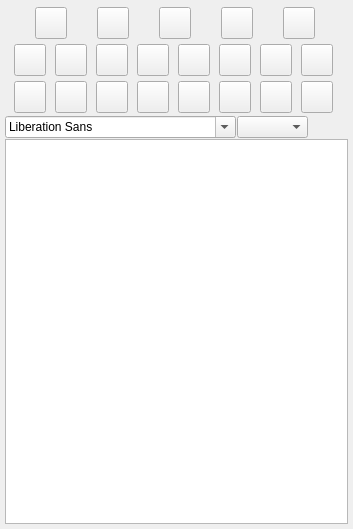
<?xml version="1.0" encoding="UTF-8"?>
<ui version="4.0">
 <class>StoryWidgetClass</class>
 <widget class="QWidget" name="StoryWidgetClass">
  <property name="geometry">
   <rect>
    <x>0</x>
    <y>0</y>
    <width>353</width>
    <height>529</height>
   </rect>
  </property>
  <property name="sizePolicy">
   <sizepolicy hsizetype="Fixed" vsizetype="Fixed">
    <horstretch>0</horstretch>
    <verstretch>0</verstretch>
   </sizepolicy>
  </property>
  <property name="minimumSize">
   <size>
    <width>40</width>
    <height>0</height>
   </size>
  </property>
  <property name="windowTitle">
   <string>Form</string>
  </property>
  <layout class="QVBoxLayout" name="verticalLayout">
   <property name="spacing">
    <number>1</number>
   </property>
   <property name="leftMargin">
    <number>5</number>
   </property>
   <property name="topMargin">
    <number>5</number>
   </property>
   <property name="rightMargin">
    <number>5</number>
   </property>
   <property name="bottomMargin">
    <number>5</number>
   </property>
   <item>
    <widget class="QFrame" name="m_FileButtonsFrame">
     <property name="sizePolicy">
      <sizepolicy hsizetype="Preferred" vsizetype="Fixed">
       <horstretch>0</horstretch>
       <verstretch>0</verstretch>
      </sizepolicy>
     </property>
     <property name="minimumSize">
      <size>
       <width>0</width>
       <height>36</height>
      </size>
     </property>
     <property name="maximumSize">
      <size>
       <width>16777215</width>
       <height>36</height>
      </size>
     </property>
     <property name="frameShape">
      <enum>QFrame::NoFrame</enum>
     </property>
     <property name="frameShadow">
      <enum>QFrame::Plain</enum>
     </property>
     <layout class="QHBoxLayout" name="horizontalLayout">
      <property name="spacing">
       <number>0</number>
      </property>
      <property name="leftMargin">
       <number>0</number>
      </property>
      <property name="topMargin">
       <number>0</number>
      </property>
      <property name="rightMargin">
       <number>0</number>
      </property>
      <property name="bottomMargin">
       <number>0</number>
      </property>
      <item>
       <widget class="VxPushButton" name="m_CreateHyperLinkButton">
        <property name="sizePolicy">
         <sizepolicy hsizetype="Fixed" vsizetype="Fixed">
          <horstretch>32</horstretch>
          <verstretch>32</verstretch>
         </sizepolicy>
        </property>
        <property name="minimumSize">
         <size>
          <width>32</width>
          <height>32</height>
         </size>
        </property>
        <property name="maximumSize">
         <size>
          <width>32</width>
          <height>32</height>
         </size>
        </property>
        <property name="toolTip">
         <string>New File</string>
        </property>
        <property name="text">
         <string/>
        </property>
        <property name="iconSize">
         <size>
          <width>32</width>
          <height>32</height>
         </size>
        </property>
       </widget>
      </item>
      <item>
       <widget class="VxPushButton" name="m_FileNewButton">
        <property name="sizePolicy">
         <sizepolicy hsizetype="Fixed" vsizetype="Fixed">
          <horstretch>32</horstretch>
          <verstretch>32</verstretch>
         </sizepolicy>
        </property>
        <property name="minimumSize">
         <size>
          <width>32</width>
          <height>32</height>
         </size>
        </property>
        <property name="maximumSize">
         <size>
          <width>32</width>
          <height>32</height>
         </size>
        </property>
        <property name="toolTip">
         <string>New File</string>
        </property>
        <property name="text">
         <string/>
        </property>
        <property name="iconSize">
         <size>
          <width>32</width>
          <height>32</height>
         </size>
        </property>
       </widget>
      </item>
      <item>
       <widget class="VxPushButton" name="m_FileOpenButton">
        <property name="sizePolicy">
         <sizepolicy hsizetype="Fixed" vsizetype="Fixed">
          <horstretch>32</horstretch>
          <verstretch>32</verstretch>
         </sizepolicy>
        </property>
        <property name="minimumSize">
         <size>
          <width>32</width>
          <height>32</height>
         </size>
        </property>
        <property name="maximumSize">
         <size>
          <width>32</width>
          <height>32</height>
         </size>
        </property>
        <property name="toolTip">
         <string>Open File</string>
        </property>
        <property name="text">
         <string/>
        </property>
        <property name="iconSize">
         <size>
          <width>32</width>
          <height>32</height>
         </size>
        </property>
       </widget>
      </item>
      <item>
       <widget class="VxPushButton" name="m_FileSaveAsButton">
        <property name="sizePolicy">
         <sizepolicy hsizetype="Fixed" vsizetype="Fixed">
          <horstretch>32</horstretch>
          <verstretch>32</verstretch>
         </sizepolicy>
        </property>
        <property name="minimumSize">
         <size>
          <width>32</width>
          <height>32</height>
         </size>
        </property>
        <property name="maximumSize">
         <size>
          <width>32</width>
          <height>32</height>
         </size>
        </property>
        <property name="toolTip">
         <string>Save File As..</string>
        </property>
        <property name="text">
         <string/>
        </property>
        <property name="iconSize">
         <size>
          <width>32</width>
          <height>32</height>
         </size>
        </property>
       </widget>
      </item>
      <item>
       <widget class="VxPushButton" name="m_ExportPdfButton">
        <property name="sizePolicy">
         <sizepolicy hsizetype="Fixed" vsizetype="Fixed">
          <horstretch>32</horstretch>
          <verstretch>32</verstretch>
         </sizepolicy>
        </property>
        <property name="minimumSize">
         <size>
          <width>32</width>
          <height>32</height>
         </size>
        </property>
        <property name="maximumSize">
         <size>
          <width>32</width>
          <height>32</height>
         </size>
        </property>
        <property name="toolTip">
         <string>Export to PDF file</string>
        </property>
        <property name="text">
         <string/>
        </property>
        <property name="iconSize">
         <size>
          <width>32</width>
          <height>32</height>
         </size>
        </property>
       </widget>
      </item>
     </layout>
    </widget>
   </item>
   <item>
    <widget class="QFrame" name="m_CutPasteButtonsFrame">
     <property name="sizePolicy">
      <sizepolicy hsizetype="Preferred" vsizetype="Fixed">
       <horstretch>0</horstretch>
       <verstretch>0</verstretch>
      </sizepolicy>
     </property>
     <property name="minimumSize">
      <size>
       <width>0</width>
       <height>36</height>
      </size>
     </property>
     <property name="maximumSize">
      <size>
       <width>16777215</width>
       <height>36</height>
      </size>
     </property>
     <property name="frameShape">
      <enum>QFrame::NoFrame</enum>
     </property>
     <property name="frameShadow">
      <enum>QFrame::Plain</enum>
     </property>
     <layout class="QHBoxLayout" name="horizontalLayout_3">
      <property name="spacing">
       <number>0</number>
      </property>
      <property name="leftMargin">
       <number>0</number>
      </property>
      <property name="topMargin">
       <number>0</number>
      </property>
      <property name="rightMargin">
       <number>0</number>
      </property>
      <property name="bottomMargin">
       <number>0</number>
      </property>
      <item>
       <widget class="VxPushButton" name="m_FileSaveButton">
        <property name="sizePolicy">
         <sizepolicy hsizetype="Fixed" vsizetype="Fixed">
          <horstretch>32</horstretch>
          <verstretch>32</verstretch>
         </sizepolicy>
        </property>
        <property name="minimumSize">
         <size>
          <width>32</width>
          <height>32</height>
         </size>
        </property>
        <property name="maximumSize">
         <size>
          <width>32</width>
          <height>32</height>
         </size>
        </property>
        <property name="toolTip">
         <string>Save File</string>
        </property>
        <property name="text">
         <string/>
        </property>
        <property name="iconSize">
         <size>
          <width>32</width>
          <height>32</height>
         </size>
        </property>
       </widget>
      </item>
      <item>
       <widget class="VxPushButton" name="m_InsertPictureButton">
        <property name="sizePolicy">
         <sizepolicy hsizetype="Fixed" vsizetype="Fixed">
          <horstretch>32</horstretch>
          <verstretch>32</verstretch>
         </sizepolicy>
        </property>
        <property name="minimumSize">
         <size>
          <width>32</width>
          <height>32</height>
         </size>
        </property>
        <property name="maximumSize">
         <size>
          <width>32</width>
          <height>32</height>
         </size>
        </property>
        <property name="toolTip">
         <string>Insert Picture</string>
        </property>
        <property name="text">
         <string/>
        </property>
        <property name="iconSize">
         <size>
          <width>32</width>
          <height>32</height>
         </size>
        </property>
       </widget>
      </item>
      <item>
       <widget class="VxPushButton" name="m_UndoButton">
        <property name="sizePolicy">
         <sizepolicy hsizetype="Fixed" vsizetype="Fixed">
          <horstretch>32</horstretch>
          <verstretch>32</verstretch>
         </sizepolicy>
        </property>
        <property name="minimumSize">
         <size>
          <width>32</width>
          <height>32</height>
         </size>
        </property>
        <property name="maximumSize">
         <size>
          <width>32</width>
          <height>32</height>
         </size>
        </property>
        <property name="toolTip">
         <string>Undo</string>
        </property>
        <property name="text">
         <string/>
        </property>
        <property name="iconSize">
         <size>
          <width>32</width>
          <height>32</height>
         </size>
        </property>
       </widget>
      </item>
      <item>
       <widget class="VxPushButton" name="m_RedoButton">
        <property name="sizePolicy">
         <sizepolicy hsizetype="Fixed" vsizetype="Fixed">
          <horstretch>32</horstretch>
          <verstretch>32</verstretch>
         </sizepolicy>
        </property>
        <property name="minimumSize">
         <size>
          <width>32</width>
          <height>32</height>
         </size>
        </property>
        <property name="maximumSize">
         <size>
          <width>32</width>
          <height>32</height>
         </size>
        </property>
        <property name="toolTip">
         <string>Redo</string>
        </property>
        <property name="text">
         <string/>
        </property>
        <property name="iconSize">
         <size>
          <width>32</width>
          <height>32</height>
         </size>
        </property>
       </widget>
      </item>
      <item>
       <widget class="VxPushButton" name="m_CutButton">
        <property name="sizePolicy">
         <sizepolicy hsizetype="Fixed" vsizetype="Fixed">
          <horstretch>32</horstretch>
          <verstretch>32</verstretch>
         </sizepolicy>
        </property>
        <property name="minimumSize">
         <size>
          <width>32</width>
          <height>32</height>
         </size>
        </property>
        <property name="maximumSize">
         <size>
          <width>32</width>
          <height>32</height>
         </size>
        </property>
        <property name="toolTip">
         <string>Cut</string>
        </property>
        <property name="text">
         <string/>
        </property>
        <property name="iconSize">
         <size>
          <width>32</width>
          <height>32</height>
         </size>
        </property>
       </widget>
      </item>
      <item>
       <widget class="VxPushButton" name="m_CopyButton">
        <property name="sizePolicy">
         <sizepolicy hsizetype="Fixed" vsizetype="Fixed">
          <horstretch>32</horstretch>
          <verstretch>32</verstretch>
         </sizepolicy>
        </property>
        <property name="minimumSize">
         <size>
          <width>32</width>
          <height>32</height>
         </size>
        </property>
        <property name="maximumSize">
         <size>
          <width>32</width>
          <height>32</height>
         </size>
        </property>
        <property name="toolTip">
         <string>Copy</string>
        </property>
        <property name="text">
         <string/>
        </property>
        <property name="iconSize">
         <size>
          <width>32</width>
          <height>32</height>
         </size>
        </property>
       </widget>
      </item>
      <item>
       <widget class="VxPushButton" name="m_PasteButton">
        <property name="sizePolicy">
         <sizepolicy hsizetype="Fixed" vsizetype="Fixed">
          <horstretch>32</horstretch>
          <verstretch>32</verstretch>
         </sizepolicy>
        </property>
        <property name="minimumSize">
         <size>
          <width>32</width>
          <height>32</height>
         </size>
        </property>
        <property name="maximumSize">
         <size>
          <width>32</width>
          <height>32</height>
         </size>
        </property>
        <property name="toolTip">
         <string>Paste</string>
        </property>
        <property name="text">
         <string/>
        </property>
        <property name="iconSize">
         <size>
          <width>32</width>
          <height>32</height>
         </size>
        </property>
       </widget>
      </item>
      <item>
       <widget class="VxPushButton" name="m_PrinterButton">
        <property name="sizePolicy">
         <sizepolicy hsizetype="Fixed" vsizetype="Fixed">
          <horstretch>32</horstretch>
          <verstretch>32</verstretch>
         </sizepolicy>
        </property>
        <property name="minimumSize">
         <size>
          <width>32</width>
          <height>32</height>
         </size>
        </property>
        <property name="maximumSize">
         <size>
          <width>32</width>
          <height>32</height>
         </size>
        </property>
        <property name="toolTip">
         <string>Print</string>
        </property>
        <property name="text">
         <string/>
        </property>
        <property name="iconSize">
         <size>
          <width>32</width>
          <height>32</height>
         </size>
        </property>
       </widget>
      </item>
     </layout>
    </widget>
   </item>
   <item>
    <widget class="QFrame" name="m_FormatButtonsFrame">
     <property name="sizePolicy">
      <sizepolicy hsizetype="Preferred" vsizetype="Fixed">
       <horstretch>0</horstretch>
       <verstretch>0</verstretch>
      </sizepolicy>
     </property>
     <property name="minimumSize">
      <size>
       <width>0</width>
       <height>36</height>
      </size>
     </property>
     <property name="maximumSize">
      <size>
       <width>16777215</width>
       <height>36</height>
      </size>
     </property>
     <property name="frameShape">
      <enum>QFrame::NoFrame</enum>
     </property>
     <property name="frameShadow">
      <enum>QFrame::Plain</enum>
     </property>
     <layout class="QHBoxLayout" name="horizontalLayout_2">
      <property name="spacing">
       <number>0</number>
      </property>
      <property name="leftMargin">
       <number>0</number>
      </property>
      <property name="topMargin">
       <number>0</number>
      </property>
      <property name="rightMargin">
       <number>0</number>
      </property>
      <property name="bottomMargin">
       <number>0</number>
      </property>
      <item>
       <widget class="VxPushButton" name="m_BoldButton">
        <property name="sizePolicy">
         <sizepolicy hsizetype="Fixed" vsizetype="Fixed">
          <horstretch>32</horstretch>
          <verstretch>32</verstretch>
         </sizepolicy>
        </property>
        <property name="minimumSize">
         <size>
          <width>32</width>
          <height>32</height>
         </size>
        </property>
        <property name="maximumSize">
         <size>
          <width>32</width>
          <height>32</height>
         </size>
        </property>
        <property name="toolTip">
         <string>Bold</string>
        </property>
        <property name="text">
         <string/>
        </property>
        <property name="iconSize">
         <size>
          <width>32</width>
          <height>32</height>
         </size>
        </property>
        <property name="checkable">
         <bool>true</bool>
        </property>
       </widget>
      </item>
      <item>
       <widget class="VxPushButton" name="m_ItalicsButton">
        <property name="sizePolicy">
         <sizepolicy hsizetype="Fixed" vsizetype="Fixed">
          <horstretch>32</horstretch>
          <verstretch>32</verstretch>
         </sizepolicy>
        </property>
        <property name="minimumSize">
         <size>
          <width>32</width>
          <height>32</height>
         </size>
        </property>
        <property name="maximumSize">
         <size>
          <width>32</width>
          <height>32</height>
         </size>
        </property>
        <property name="toolTip">
         <string>Italic</string>
        </property>
        <property name="text">
         <string/>
        </property>
        <property name="iconSize">
         <size>
          <width>32</width>
          <height>32</height>
         </size>
        </property>
        <property name="checkable">
         <bool>true</bool>
        </property>
       </widget>
      </item>
      <item>
       <widget class="VxPushButton" name="m_UnderlineButton">
        <property name="sizePolicy">
         <sizepolicy hsizetype="Fixed" vsizetype="Fixed">
          <horstretch>32</horstretch>
          <verstretch>32</verstretch>
         </sizepolicy>
        </property>
        <property name="minimumSize">
         <size>
          <width>32</width>
          <height>32</height>
         </size>
        </property>
        <property name="maximumSize">
         <size>
          <width>32</width>
          <height>32</height>
         </size>
        </property>
        <property name="toolTip">
         <string>Underline</string>
        </property>
        <property name="text">
         <string/>
        </property>
        <property name="iconSize">
         <size>
          <width>32</width>
          <height>32</height>
         </size>
        </property>
        <property name="checkable">
         <bool>true</bool>
        </property>
       </widget>
      </item>
      <item>
       <widget class="VxPushButton" name="m_LeftJustifyButton">
        <property name="sizePolicy">
         <sizepolicy hsizetype="Fixed" vsizetype="Fixed">
          <horstretch>32</horstretch>
          <verstretch>32</verstretch>
         </sizepolicy>
        </property>
        <property name="minimumSize">
         <size>
          <width>32</width>
          <height>32</height>
         </size>
        </property>
        <property name="maximumSize">
         <size>
          <width>32</width>
          <height>32</height>
         </size>
        </property>
        <property name="toolTip">
         <string>Left Justify</string>
        </property>
        <property name="text">
         <string/>
        </property>
        <property name="iconSize">
         <size>
          <width>32</width>
          <height>32</height>
         </size>
        </property>
       </widget>
      </item>
      <item>
       <widget class="VxPushButton" name="m_CenterTextButton">
        <property name="sizePolicy">
         <sizepolicy hsizetype="Fixed" vsizetype="Fixed">
          <horstretch>32</horstretch>
          <verstretch>32</verstretch>
         </sizepolicy>
        </property>
        <property name="minimumSize">
         <size>
          <width>32</width>
          <height>32</height>
         </size>
        </property>
        <property name="maximumSize">
         <size>
          <width>32</width>
          <height>32</height>
         </size>
        </property>
        <property name="toolTip">
         <string>Center Text</string>
        </property>
        <property name="text">
         <string/>
        </property>
        <property name="iconSize">
         <size>
          <width>32</width>
          <height>32</height>
         </size>
        </property>
       </widget>
      </item>
      <item>
       <widget class="VxPushButton" name="m_RightJustifyButton">
        <property name="sizePolicy">
         <sizepolicy hsizetype="Fixed" vsizetype="Fixed">
          <horstretch>32</horstretch>
          <verstretch>32</verstretch>
         </sizepolicy>
        </property>
        <property name="minimumSize">
         <size>
          <width>32</width>
          <height>32</height>
         </size>
        </property>
        <property name="maximumSize">
         <size>
          <width>32</width>
          <height>32</height>
         </size>
        </property>
        <property name="toolTip">
         <string>Right Justify</string>
        </property>
        <property name="text">
         <string/>
        </property>
        <property name="iconSize">
         <size>
          <width>32</width>
          <height>32</height>
         </size>
        </property>
       </widget>
      </item>
      <item>
       <widget class="VxPushButton" name="m_FullLineButton">
        <property name="sizePolicy">
         <sizepolicy hsizetype="Fixed" vsizetype="Fixed">
          <horstretch>32</horstretch>
          <verstretch>32</verstretch>
         </sizepolicy>
        </property>
        <property name="minimumSize">
         <size>
          <width>32</width>
          <height>32</height>
         </size>
        </property>
        <property name="maximumSize">
         <size>
          <width>32</width>
          <height>32</height>
         </size>
        </property>
        <property name="toolTip">
         <string>Text Justify</string>
        </property>
        <property name="text">
         <string/>
        </property>
        <property name="iconSize">
         <size>
          <width>32</width>
          <height>32</height>
         </size>
        </property>
       </widget>
      </item>
      <item>
       <widget class="VxPushButton" name="m_TextColorButton">
        <property name="sizePolicy">
         <sizepolicy hsizetype="Fixed" vsizetype="Fixed">
          <horstretch>32</horstretch>
          <verstretch>32</verstretch>
         </sizepolicy>
        </property>
        <property name="minimumSize">
         <size>
          <width>32</width>
          <height>32</height>
         </size>
        </property>
        <property name="maximumSize">
         <size>
          <width>32</width>
          <height>32</height>
         </size>
        </property>
        <property name="toolTip">
         <string>Text Color</string>
        </property>
        <property name="text">
         <string/>
        </property>
        <property name="iconSize">
         <size>
          <width>32</width>
          <height>32</height>
         </size>
        </property>
       </widget>
      </item>
     </layout>
    </widget>
   </item>
   <item>
    <layout class="QHBoxLayout" name="horizontalLayout_4">
     <item>
      <widget class="QFontComboBox" name="m_FontComboBox"/>
     </item>
     <item>
      <widget class="QComboBox" name="m_FontSizeComboBox">
       <property name="minimumSize">
        <size>
         <width>40</width>
         <height>0</height>
        </size>
       </property>
      </widget>
     </item>
     <item>
      <spacer name="horizontalSpacer">
       <property name="orientation">
        <enum>Qt::Horizontal</enum>
       </property>
       <property name="sizeHint" stdset="0">
        <size>
         <width>40</width>
         <height>20</height>
        </size>
       </property>
      </spacer>
     </item>
    </layout>
   </item>
   <item>
    <widget class="QTextEdit" name="m_StoryTextEdit">
     <property name="readOnly">
      <bool>false</bool>
     </property>
    </widget>
   </item>
  </layout>
 </widget>
 <customwidgets>
  <customwidget>
   <class>VxPushButton</class>
   <extends>QPushButton</extends>
   <header>VxPushButton.h</header>
  </customwidget>
 </customwidgets>
 <resources/>
 <connections/>
</ui>
